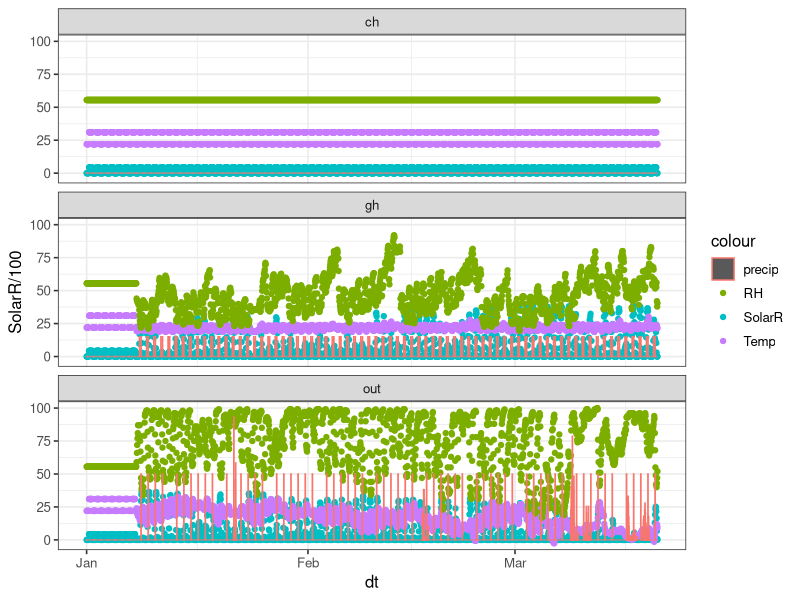
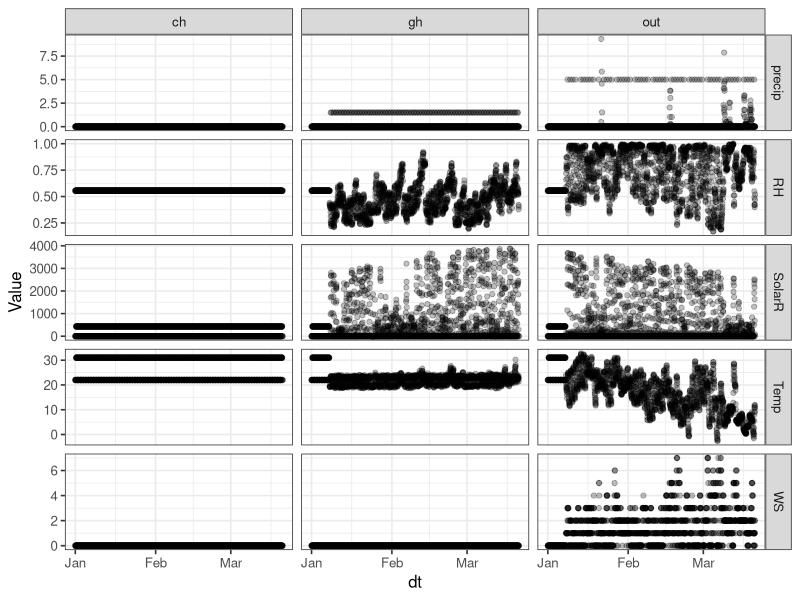

Write the R code that produced these figures, in order.
# Script to plot weather parameters used in BioCro

# Load packages
library(dplyr)
library(ggplot2)

# Import and arrange data
ch <- read.csv("../inputs/weather.ch.2020.csv") %>%
  mutate(dt = as.POSIXct((doy-1)*24*60*60 + hour*60*60, origin = "2020-01-01"),
         trt = "ch")

gh <- read.csv("../inputs/weather.gh.2020.csv") %>%
  mutate(dt = as.POSIXct((doy-1)*24*60*60 + hour*60*60, origin = "2020-01-01"),
         trt = "gh")

out <- read.csv("../inputs/weather.out.2020.csv") %>%
  mutate(dt = as.POSIXct((doy-1)*24*60*60 + hour*60*60, origin = "2020-01-01"),
         trt = "out")

all_wide <- rbind.data.frame(ch, gh, out) %>%
  relocate(trt, dt)
all_long <- all_wide %>%
  tidyr::pivot_longer(!c(trt, dt, year, doy, hour), names_to = "Variable", values_to = "Value")

fig_all_comb <- ggplot(all_wide, aes(x = dt)) +
  geom_point(aes(y = SolarR/100, color = "SolarR")) +
  geom_point(aes(y = Temp, color = "Temp")) +
  geom_point(aes(y = RH*100, color = "RH")) +
  # geom_point(aes(y = WS, color = "WS")) +
  geom_bar(aes(y = precip*10, color = "precip"), stat = "identity") +
  theme_bw(base_size = 12) +
  facet_wrap(~trt, nrow = 3)
print(fig_all_comb)

fig_all_panel <- ggplot(all_long, aes(x = dt, y = Value)) +
  geom_point(alpha = 0.25) +
  theme_bw(base_size = 12) +
  facet_grid(cols = vars(trt), rows = vars(Variable), scales = "free_y")
print(fig_all_panel)
